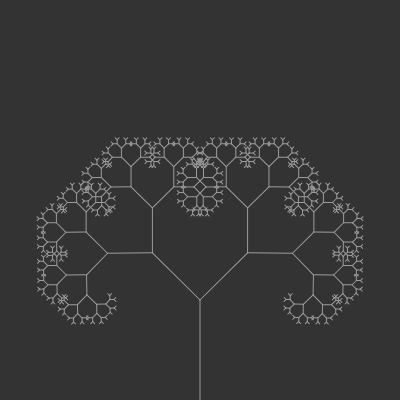
Frame 1 (no input)
Frame 60 (no input): identical to frame 1, image omitted
Frame 120 (the mouse pressed at the canvas centre since frame 60): identical to frame 1, image omitted

The p5.js sketch that drew this single still picture (run headless with seeded random() and noise() and a simulated clock; from frame 60 on, the mouse is pressed at the canvas centre):

// p5.js sketch
// ── sketch.js
// Global Variables 





var angle = 0 ; 
var slider;

function setup() {
  createCanvas(400, 400);
  slider = createSlider(0, TWO_PI, PI / 4 , 0.01)
  
}

// Draw runs over and over. 
// 60 times per seceond. 
function draw() {
   
  background(51);
   resetMatrix();
//   line color 
    angle = slider.value()
  stroke(156)
  translate(200, height)
  level = 0 
//   line(x1, y1, x2, y2)
// height is a default variable that y1 means the bototm of the screen. 
  branch(100 , level, angle)
}


// argument to give to this function which is how long the tree is. 
function branch(len){
     line(0,0, 0, -len) 
      translate(0, -len) 
     
      if (len>4) {
         push()
      rotate(angle)  
      branch(len * 0.67)
    //   rotate to left 
    pop()
    push()
        rotate(-angle) 
      branch(len * 0.67)
      pop()
     
      print(level)

      } 
     
    

    
   
     
 
}



// keep track of the level and draw it with a different stroke. 
// variable number of branches. 
// variable number of angles. 
